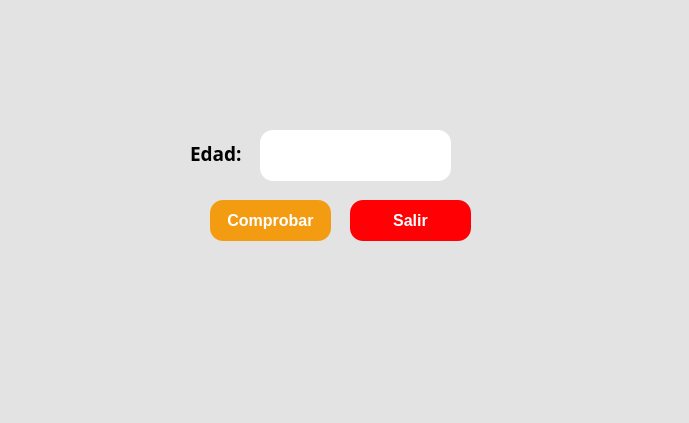
<?xml version="1.0" encoding="UTF-8"?>
<ui version="4.0">
 <class>MainWindow</class>
 <widget class="QMainWindow" name="MainWindow">
  <property name="geometry">
   <rect>
    <x>0</x>
    <y>0</y>
    <width>689</width>
    <height>423</height>
   </rect>
  </property>
  <property name="windowTitle">
   <string>MainWindow</string>
  </property>
  <property name="styleSheet">
   <string notr="true">background-color: rgb(227, 227, 227);</string>
  </property>
  <widget class="QWidget" name="centralwidget">
   <widget class="QLabel" name="label_3">
    <property name="geometry">
     <rect>
      <x>0</x>
      <y>0</y>
      <width>171</width>
      <height>51</height>
     </rect>
    </property>
    <property name="text">
     <string/>
    </property>
    <property name="pixmap">
     <pixmap>../../../3D Objects/UAT.png</pixmap>
    </property>
    <property name="scaledContents">
     <bool>true</bool>
    </property>
   </widget>
   <widget class="QLabel" name="label_4">
    <property name="geometry">
     <rect>
      <x>530</x>
      <y>0</y>
      <width>161</width>
      <height>51</height>
     </rect>
    </property>
    <property name="text">
     <string/>
    </property>
    <property name="pixmap">
     <pixmap>../../../3D Objects/facultad_ingenieria_tampico.png</pixmap>
    </property>
    <property name="scaledContents">
     <bool>true</bool>
    </property>
   </widget>
   <widget class="QLabel" name="label_5">
    <property name="geometry">
     <rect>
      <x>590</x>
      <y>290</y>
      <width>91</width>
      <height>81</height>
     </rect>
    </property>
    <property name="font">
     <font>
      <pointsize>8</pointsize>
     </font>
    </property>
    <property name="cursor">
     <cursorShape>ArrowCursor</cursorShape>
    </property>
    <property name="styleSheet">
     <string notr="true"/>
    </property>
    <property name="text">
     <string/>
    </property>
    <property name="pixmap">
     <pixmap>../../../3D Objects/Castor.jpg</pixmap>
    </property>
    <property name="scaledContents">
     <bool>true</bool>
    </property>
   </widget>
   <widget class="QLabel" name="label">
    <property name="geometry">
     <rect>
      <x>190</x>
      <y>140</y>
      <width>71</width>
      <height>21</height>
     </rect>
    </property>
    <property name="font">
     <font>
      <family>Rockwell</family>
     </font>
    </property>
    <property name="text">
     <string>&lt;html&gt;&lt;head/&gt;&lt;body&gt;&lt;p&gt;&lt;span style=&quot; font-size:14pt; font-weight:600;&quot;&gt;Edad:&lt;/span&gt;&lt;/p&gt;&lt;/body&gt;&lt;/html&gt;</string>
    </property>
   </widget>
   <widget class="QLineEdit" name="txt_edad">
    <property name="geometry">
     <rect>
      <x>260</x>
      <y>130</y>
      <width>191</width>
      <height>51</height>
     </rect>
    </property>
    <property name="font">
     <font>
      <pointsize>14</pointsize>
     </font>
    </property>
    <property name="styleSheet">
     <string notr="true">background-color: rgb(255, 255, 255);
border-radius:13px;</string>
    </property>
    <property name="text">
     <string/>
    </property>
   </widget>
   <widget class="QPushButton" name="btn_comprobar">
    <property name="geometry">
     <rect>
      <x>210</x>
      <y>200</y>
      <width>121</width>
      <height>41</height>
     </rect>
    </property>
    <property name="font">
     <font>
      <pointsize>12</pointsize>
      <weight>75</weight>
      <bold>true</bold>
     </font>
    </property>
    <property name="styleSheet">
     <string notr="true">background-color: #F39C12;
border-radius:13px;
color: rgb(255, 255, 255);</string>
    </property>
    <property name="text">
     <string>Comprobar</string>
    </property>
   </widget>
   <widget class="QPushButton" name="btn_salir">
    <property name="geometry">
     <rect>
      <x>350</x>
      <y>200</y>
      <width>121</width>
      <height>41</height>
     </rect>
    </property>
    <property name="font">
     <font>
      <pointsize>12</pointsize>
      <weight>75</weight>
      <bold>true</bold>
     </font>
    </property>
    <property name="styleSheet">
     <string notr="true">color: rgb(255, 255, 255);
background-color: rgb(255, 0, 4);
border-radius:13px;
</string>
    </property>
    <property name="text">
     <string>Salir</string>
    </property>
   </widget>
  </widget>
  <widget class="QMenuBar" name="menubar">
   <property name="geometry">
    <rect>
     <x>0</x>
     <y>0</y>
     <width>689</width>
     <height>21</height>
    </rect>
   </property>
  </widget>
  <widget class="QStatusBar" name="statusbar"/>
 </widget>
 <resources>
  <include location="../Archivos/Recursos.qrc"/>
 </resources>
 <connections/>
</ui>
